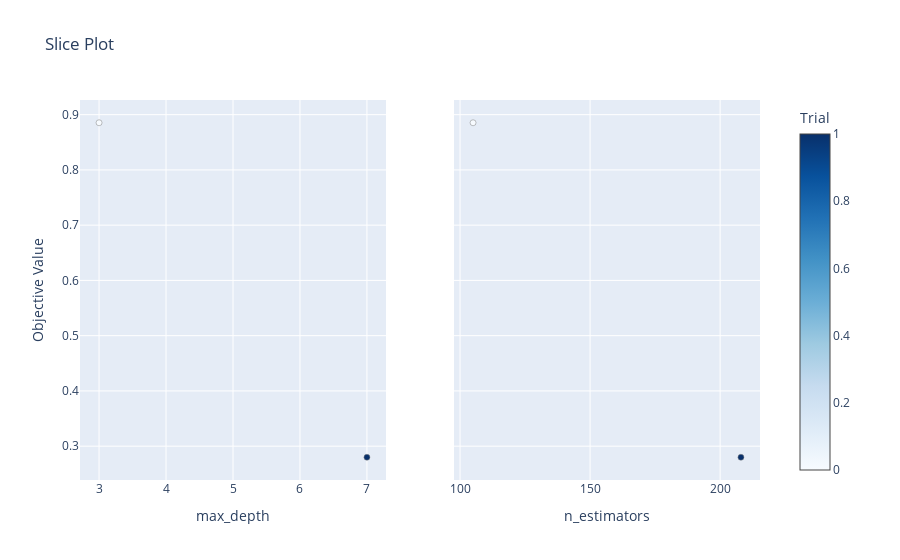

Notebook code cell kept with this figure:
### Code cell
# Plot slice plot
vis.plot_slice(study, params=["n_estimators", "max_depth"])

### Figure 1 — Plotly figure (JSON) as saved in the notebook; plotly's stock layout.template omitted (floating-point values rounded to 4 significant figures)
{"data": [{"marker": {"color": [0, 1], "colorbar": {"title": {"text": "Trial"}, "x": 1, "xpad": 40}, "colorscale": [[0, "rgb(247,251,255)"], [0.125, "rgb(222,235,247)"], [0.25, "rgb(198,219,239)"], [0.375, "rgb(158,202,225)"], [0.5, "rgb(107,174,214)"], [0.625, "rgb(66,146,198)"], [0.75, "rgb(33,113,181)"], [0.875, "rgb(8,81,156)"], [1, "rgb(8,48,107)"]], "line": {"color": "Grey", "width": 0.5}, "showscale": true}, "mode": "markers", "showlegend": false, "type": "scatter", "x": [3, 7], "xaxis": "x", "y": [0.8853, 0.28], "yaxis": "y"}, {"marker": {"color": [0, 1], "colorbar": {"title": {"text": "Trial"}, "x": 1, "xpad": 40}, "colorscale": [[0, "rgb(247,251,255)"], [0.125, "rgb(222,235,247)"], [0.25, "rgb(198,219,239)"], [0.375, "rgb(158,202,225)"], [0.5, "rgb(107,174,214)"], [0.625, "rgb(66,146,198)"], [0.75, "rgb(33,113,181)"], [0.875, "rgb(8,81,156)"], [1, "rgb(8,48,107)"]], "line": {"color": "Grey", "width": 0.5}, "showscale": false}, "mode": "markers", "showlegend": false, "type": "scatter", "x": [105, 208], "xaxis": "x2", "y": [0.8853, 0.28], "yaxis": "y2"}], "layout": {"title": {"text": "Slice Plot"}, "xaxis": {"anchor": "y", "categoryarray": [3, 4, 5, 6, 7], "categoryorder": "array", "domain": [0, 0.45], "title": {"text": "max_depth"}, "type": "category"}, "xaxis2": {"anchor": "y2", "domain": [0.55, 1], "title": {"text": "n_estimators"}}, "yaxis": {"anchor": "x", "domain": [0, 1], "title": {"text": "Objective Value"}}, "yaxis2": {"anchor": "x2", "domain": [0, 1], "matches": "y", "showticklabels": false}}}
